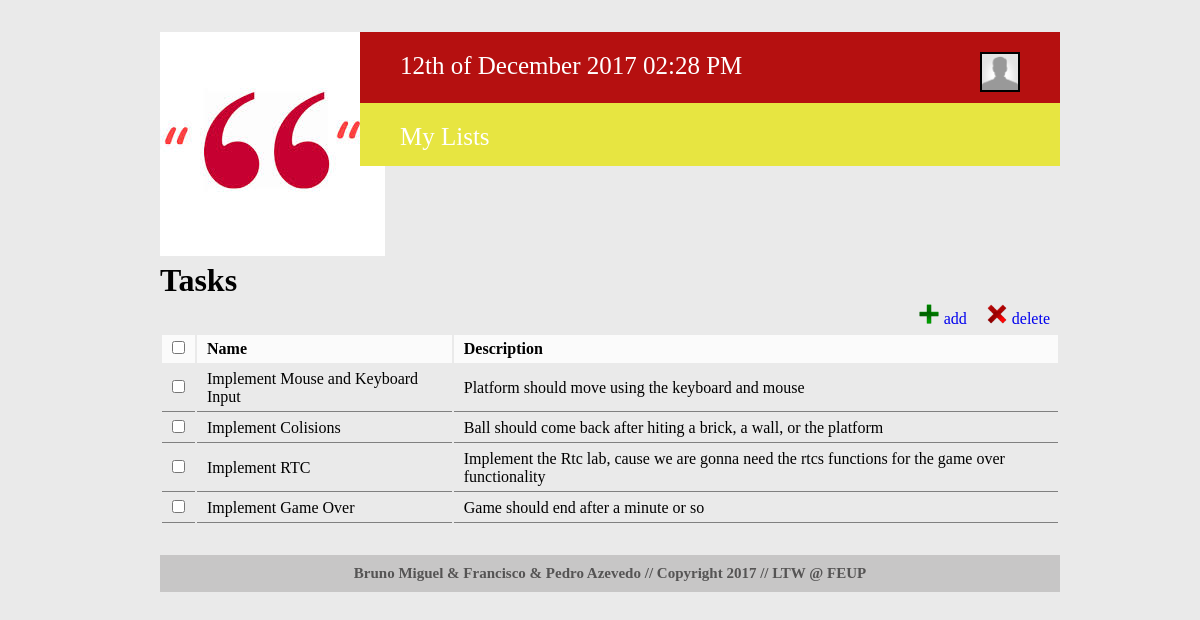
Page /tasks.php?id=2 (signed in) on the committed database.
### tables this page shows
CREATE TABLE taskLists (
  task_id INTEGER REFERENCES tasks,
  list_id INTEGER REFERENCES lists,
  
  PRIMARY KEY (task_id, list_id)
);

CREATE TABLE tasks (
	task_id 			INTEGER PRIMARY KEY AUTOINCREMENT,
	task_name 			VARCHAR(50) NOT NULL,
	task_description	VARCHAR(500),
	task_completed		INTEGER NOT NULL, /*0 not completed 1 completed (false,true)*/
	limit_day			INTEGER NOT NULL,
	limit_month			INTEGER NOT NULL,
	limit_year			INTEGER NOT NULL
);

### tasks.php (called while the page is built, shortened)
<?php
$task_section = "tasks";
include_once('./templates/html_header.php');
include_once('./templates/html_tasks.php');
include_once('./templates/html_footer.php');
?>

### database/db.php (called while the page is built, shortened)
<?php
    class Database {
        private $database;
        public function __construct($sqlite_file_path) {
            try {
                $this->base_path = $_SERVER['SERVER_NAME'] . $_SERVER['PHP_SELF'];
                $this->database = new PDO('sqlite:' . $sqlite_file_path);
                $this->database->setAttribute(PDO::ATTR_ERRMODE, PDO::ERRMODE_EXCEPTION);
            }
            catch (PDOException $e) {
                echo 'Connection to database failed: ' . $e->getMessage();
            }
        }
		public function getTaskFromTaskId($task_id)
        {
            $statement = $this->database->prepare('SELECT * FROM tasks WHERE task_id= ?');
            $statement->execute(array($task_id));
            return $statement->fetch();
        }
        public function getTasksListsFromListsId($list_id)
        {
            $stmt = $this->database->prepare('SELECT * FROM taskLists WHERE list_id = ?');
            $stmt->execute(array($list_id));
            return $stmt->fetchAll();
        }
    }
?>

### templates/html_tasks.php (the view, shortened to what this page needs)
<?
include_once('./database/db.php');
$db = new Database('./database/helpo.db');
$taskLists = $db->getTasksListsFromListsId($_GET['id']);
?>
<div id="tasks">
<h1>Tasks</h1>
<div id="taskscontent">
    <a href="#"><div class="button" id="delete"><img src="./images/delete-icon.png"/>delete</div></a>
    <a href="#"><div class="button" id="add"><img src="./images/add-icon.png"/>add</div></a>
<form>
  <table class="list taskslist" id="<? echo $task_section; ?>table">
    <tr>
      <td><input class="checkboxcontrol" type="checkbox"/></td>
      <td>Name</td>
	  <td>Description</td>
    </tr><?
    foreach ($taskLists as $taskList) {
		$task = $db->getTaskFromTaskId($taskList['task_id']);
      echo '<tr>';
      echo '<td><input id="' . $taskList['task_id'] . '" type="checkbox"/></td>';
      echo '<td><a id="' . $task['task_name'] . '" >' . $task['task_name'] .'</a></td>';
	  echo '<td><a id="' . $task['task_description'] . '">' . $task['task_description'] .'</a></td>';
      echo '</tr>';
    }
?></table>
</form>
</div>
</div>

### templates/html_header.php (shortened to what this page needs)
<?php
   require_once('database/db.php');
?>
<!DOCTYPE html>
  <html>
    <head>
      <link rel="stylesheet" href="css/header.css">
    </head>
    <body>
      <div id="header">
        <div id="logo">
          <a href="home.php"><img src="images/logo.jpg" alt="Logo" /></a>
        </div>
        <div id="redLine">
          <?
            echo '<div class="text dateheader">' . date('jS \of F Y h:i A') . '</div>';
            if (isset($_SESSION['loggedin']))
            {
               echo '<div id="usershow"><a href="profile_page.php?id='. $_SESSION['userid'] . '">';
               if ($_SESSION['useravatar'] != NULL) {
                  echo '<img class="mini_avatar" src="' . $_SESSION['useravatar'] . '"/>';
               } else {
                  echo '<img class="mini_avatar" src="./images/default-avatar.png"/>';
               }
               echo '<div class="text">' . $_SESSION['usernickname'] . '</div></a>';
               echo '<div id="usermenu">';
               echo '<a href="./templates/actions/action_logout.php"><p> Log out </p></a></div></div>';
            }else {?>
            <?}?>
        </div>
        <div id="yellowLine">
           <?
                 echo '<a href="todolists.php?id=' . $_SESSION['userid'] .'"><div class="text">My Lists</div></a>';
           ?>
        </div>
      </div>

### templates/html_footer.php (shortened to what this page needs)
    <div id="footer">
      Bruno Miguel & Francisco & Pedro Azevedo // Copyright 2017 // LTW @ FEUP
    </div>
  </body>
</html>

### css/header.css (style rules this page uses)
* { margin: 0px; font-family: Trebuchet MS; }
body { width: 900px; margin: 2em 10em 3em 10em; background-color: #eaeaea; position: relative; }
div#header { height: 200px; padding: 0px; margin-bottom: 30px; }
div#header div.text { font-size: 25px; color: white; padding-top: 20px; padding-left: 10px; padding-right: 30px; }
#logo { margin: 0px; padding-left: 0px; width: 200px; float: left; }
div.dateheader { margin-left: 30px; }
#redLine { background-color: #b51010; float: left; width: 700px; height: 71px; }
div#redLine div.text { float: left; height: 100%; }
#yellowLine { background-color: #e7e541; float: left; width: 700px; height: 63px; }
div#yellowLine div.text { float: left; height: 100%; padding: 20px 8px 0px 10px; }
div#yellowLine a:first-child div.text { margin-left: 30px; }
.button img { height: 20px; margin-right: 5px; }
.button { float: right; padding: 0px 10px; padding-top: 5px; vertical-align: top; }
.list { width: 100%; float: left; margin-top: 5px; }
.list tr td { padding: 5px 10px; }
.list tr:first-child td { font-weight: bold; background-color: rgba(255, 255, 255, 0.8); }
.list tr:not(:first-child) td { border-bottom: 1px gray solid; }
#usershow { font-size: 25px; color: white; padding-top: 20px; padding-left: 10px; padding-right: 30px; float: right; height: 100%; }
img.mini_avatar { width: 36px; position: relative; clip: rect(0px, 40px, 40px, 0px); float: left; border: 2px double black; margin-right: 10px; }
div#footer { width: 900px; float: left; background-color: #c7c6c6; color: #555454; margin-top: 30px; text-align: center; padding: 10px 0px; font-weight: bold; font-size: 15px; }

### rows in the picture
tasklists: task.task_name "Implement Mouse and Keyboard Input", task.task_description "Platform should move using the keyboard and mouse"
tasklists: task.task_name "Implement Colisions", task.task_description "Ball should come back after hiting a brick, a wall, or the platform"
tasklists: task.task_name "Implement RTC", task.task_description "Implement the Rtc lab, cause we are gonna need the rtcs functions for the game over functionality"
tasklists: task.task_name "Implement Game Over", task.task_description "Game should end after a minute or so"
